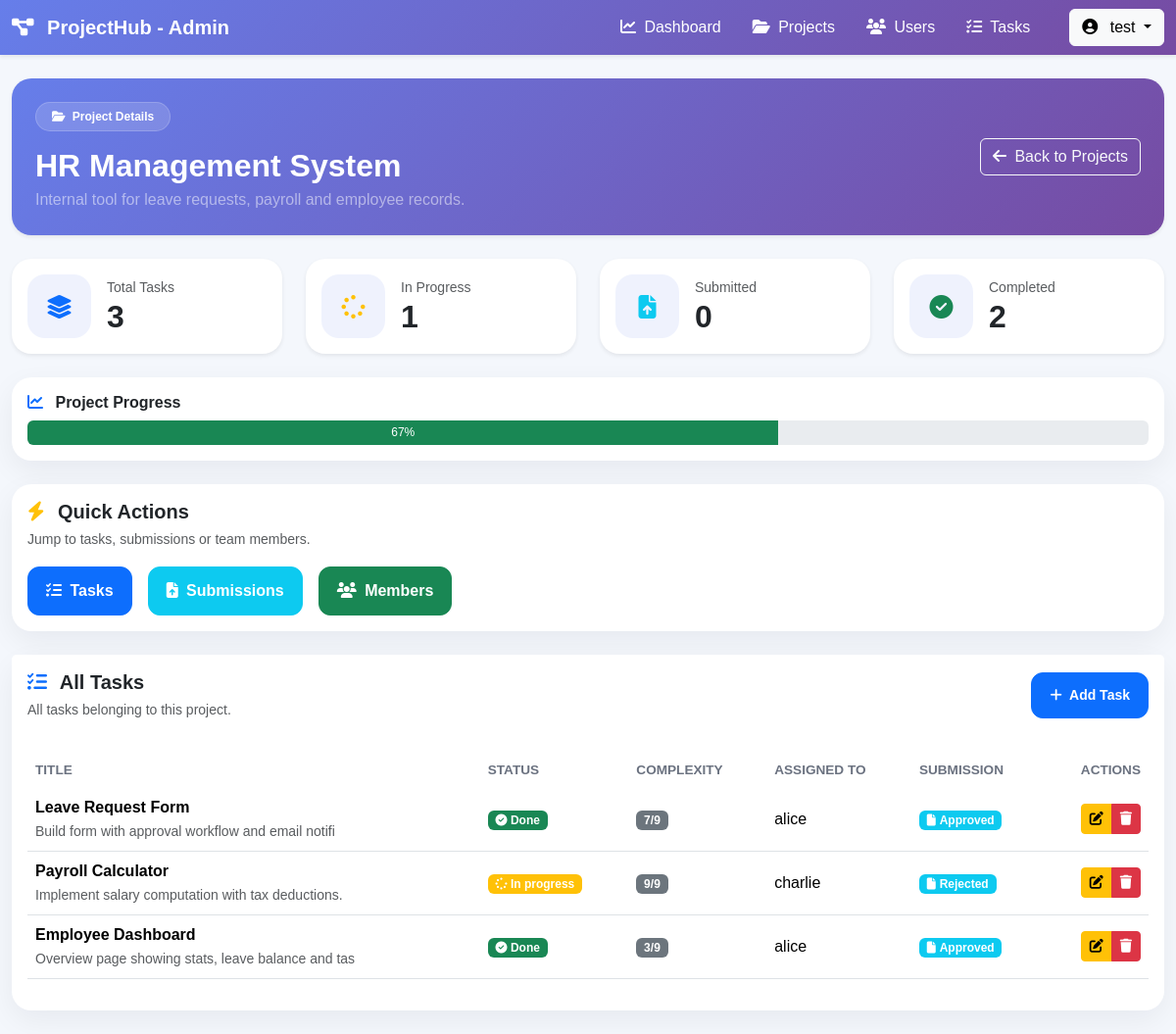
/controllers/projectController.php?action=show&id=3 (signed in), run on the app's committed database.
### tables this page shows
CREATE TABLE `projects` (
  `id` int(11) NOT NULL,
  `title` varchar(255) NOT NULL,
  `description` text DEFAULT NULL,
  `created_at` timestamp NOT NULL DEFAULT current_timestamp()
);

CREATE TABLE `tasks` (
  `id` int(11) NOT NULL,
  `title` varchar(255) NOT NULL,
  `description` text DEFAULT NULL,
  `status` enum('open','in_progress','submitted','done') DEFAULT 'open',
  `complexity` tinyint(4) NOT NULL CHECK (`complexity` between 1 and 9),
  `project_id` int(11) NOT NULL,
  `assigned_to` int(11) DEFAULT NULL,
  `created_at` timestamp NOT NULL DEFAULT current_timestamp()
);

CREATE TABLE `task_submissions` (
  `id` int(11) NOT NULL,
  `task_id` int(11) NOT NULL,
  `git_link` varchar(500) NOT NULL,
  `message` text DEFAULT NULL,
  `status` enum('pending','approved','rejected') DEFAULT 'pending',
  `created_at` timestamp NOT NULL DEFAULT current_timestamp()
);

### views/admin/projects/show.php (the view, shortened to what the rows shown need)
<!DOCTYPE html>
<html lang="en">
<head>
    <link href="https://cdn.jsdelivr.net/npm/bootstrap@5.3.3/dist/css/bootstrap.min.css" rel="stylesheet">
    <link rel="stylesheet" href="https://cdnjs.cloudflare.com/ajax/libs/font-awesome/6.4.0/css/all.min.css">
</head>
<body>
    <nav class="navbar navbar-expand-lg navbar-dark shadow-sm sticky-top"
        style="background: linear-gradient(135deg, #667eea, #764ba2);">
        <div class="container-fluid">
            <a class="navbar-brand fw-bold" href="#">
                <i class="fas fa-project-diagram me-2"></i>
                ProjectHub - Admin
            </a>
            <div class="collapse navbar-collapse" id="navbarContent">
                <div class="navbar-nav ms-auto align-items-lg-center">
                    <a href="../views/dashboard.php" class="nav-link text-white me-3 active">
                        <i class="fas fa-chart-line me-1"></i>
                        Dashboard
                    </a>
                    <a href="projectController.php?action=list" class="nav-link text-white me-3">
                        <i class="fas fa-folder-open me-1"></i>
                        Projects
                    </a>
                    <a href="userController.php?action=list" class="nav-link text-white me-3">
                        <i class="fas fa-users me-1"></i>
                        Users
                    </a>
                    <a href="taskController.php?action=list" class="nav-link text-white me-3">
                        <i class="fas fa-tasks me-1"></i>
                        Tasks
                    </a>
                    <div class="dropdown ms-lg-3">
                        <button class="btn btn-light dropdown-toggle" data-bs-toggle="dropdown">
                            <i class="fas fa-user-circle me-2"></i>
                            <?php echo htmlspecialchars($_SESSION['user']['username']); ?>
                        </button>
                    </div>
                </div>
            </div>
        </div>
    </nav>
    <div class="container-fluid py-4">
        <div class="row g-4">
            <div class="">
                <div class="welcome-box p-4 shadow-sm mb-4">
                    <div class="d-flex justify-content-between align-items-center flex-wrap gap-3">
                        <div>
                            <span class="badge project-badge rounded-pill px-3 py-2 mb-3">
                                <i class="fas fa-folder-open me-1"></i> Project Details
                            </span>
                            <h2 class="fw-bold mb-1">
                                <?php echo htmlspecialchars($project['title']); ?>
                            </h2>
                            <p class="mb-0 text-white-50">
                                <?php echo htmlspecialchars($project['description']); ?>
                            </p>
                        </div>
                        <div class="d-flex gap-2 flex-wrap">
                            <a href="../controllers/projectController.php?action=list" class="btn btn-outline-light">
                                <i class="fas fa-arrow-left me-1"></i> Back to Projects
                            </a>
                        </div>
                    </div>
                </div>
                <div class="row g-4 mb-4">
                    <div class="col-md-6 col-xl-3">
                        <div class="card dashboard-card shadow-sm h-100">
                            <div class="card-body d-flex align-items-center gap-3">
                                <div class="stat-icon text-primary">
                                    <i class="fas fa-layer-group"></i>
                                </div>
                                <div>
                                    <div class="text-muted small">Total Tasks</div>
                                    <div class="h2 fw-bold mb-0"><?php echo $totalTasks; ?></div>
                                </div>
                            </div>
                        </div>
                    </div>
                    <div class="col-md-6 col-xl-3">
                        <div class="card dashboard-card shadow-sm h-100">
                            <div class="card-body d-flex align-items-center gap-3">
                                <div class="stat-icon text-warning">
                                    <i class="fas fa-spinner"></i>
                                </div>
                                <div>
                                    <div class="text-muted small">In Progress</div>
                                    <div class="h2 fw-bold mb-0"><?php echo $inProgressTasks; ?></div>
                                </div>
                            </div>
                        </div>
                    </div>
                    <div class="col-md-6 col-xl-3">
                        <div class="card dashboard-card shadow-sm h-100">
                            <div class="card-body d-flex align-items-center gap-3">
                                <div class="stat-icon text-info">
                                    <i class="fas fa-file-upload"></i>
                                </div>
                                <div>
                                    <div class="text-muted small">Submitted</div>
                                    <div class="h2 fw-bold mb-0"><?php echo $submittedTasks; ?></div>
                                </div>
                            </div>
                        </div>
                    </div>
                    <div class="col-md-6 col-xl-3">
                        <div class="card dashboard-card shadow-sm h-100">
                            <div class="card-body d-flex align-items-center gap-3">
                                <div class="stat-icon text-success">
                                    <i class="fas fa-check-circle"></i>
                                </div>
                                <div>
                                    <div class="text-muted small">Completed</div>
                                    <div class="h2 fw-bold mb-0"><?php echo $doneTasks; ?></div>
                                </div>
                            </div>
                        </div>
                    </div>
                </div>
                <div class="card soft-card mb-4">
                    <div class="card-body">
                        <h6 class="section-title mb-2">
                            <i class="fas fa-chart-line text-primary me-2"></i> Project Progress
                        </h6>
                        <div class="progress" style="height: 25px;">
                            <div class="progress-bar bg-success" role="progressbar"
                                style="width: <?php echo $progress; ?>%"
                                aria-valuenow="<?php echo $progress; ?>" aria-valuemin="0" aria-valuemax="100">
                                <?php echo $progress; ?>%
                            </div>
                        </div>
                    </div>
                </div>
                <div class="card soft-card mb-4">
                    <div class="card-body">
                        <div class="d-flex justify-content-between align-items-center flex-wrap gap-3 mb-3">
                            <div>
                                <h5 class="section-title mb-1">
                                    <i class="fas fa-bolt text-warning me-2"></i> Quick Actions
                                </h5>
                                <small class="text-muted">Jump to tasks, submissions or team members.</small>
                            </div>
                        </div>
                        <div class="d-flex flex-wrap gap-3">
                            <button class="btn btn-primary quick-btn" onclick="showTab('tasks')">
                                <i class="fas fa-tasks me-1"></i> Tasks
                            </button>
                            <button class="btn btn-info text-white quick-btn" onclick="showTab('submissions')">
                                <i class="fas fa-file-upload me-1"></i> Submissions
                            </button>
                            <button class="btn btn-success quick-btn" onclick="showTab('members')">
                                <i class="fas fa-users me-1"></i> Members
                            </button>
                        </div>
                    </div>
                </div>
                <div class="tab-content" id="projectTabsContent">
                    <div class="tab-pane fade show active" id="tasks" role="tabpanel">
                        <div class="card soft-card">
                            <div class="card-header bg-white border-0 py-3 d-flex justify-content-between align-items-center">
                                <div>
                                    <h5 class="section-title mb-1">
                                        <i class="fas fa-tasks text-primary me-2"></i> All Tasks
                                    </h5>
                                    <small class="text-muted">All tasks belonging to this project.</small>
                                </div>
                                <?php if ($sessionRole === 'admin' || $sessionRole === 'manager'): ?>
                                <button class="btn btn-primary btn-sm quick-btn" data-bs-toggle="modal" data-bs-target="#addTaskModal">
                                    <i class="fas fa-plus me-1"></i> Add Task
                                </button>
                                <?php endif; ?>
                            </div>
                            <div class="card-body">
                                <?php if (empty($tasks)): ?>
                                    <div class="text-center py-5">
                                        <i class="fas fa-clipboard-list fa-3x text-muted mb-3"></i>
                                        <p class="text-muted mb-0">No tasks found for this project.</p>
                                    </div>
                                <?php else: ?>
                                <div class="table-responsive">
                                    <table class="table align-middle table-hover">
                                        <thead>
                                            <tr>
                                                <th>Title</th>
                                                <th>Status</th>
                                                <th>Complexity</th>
                                                <th>Assigned To</th>
                                                <th>Submission</th>
                                                <th class="text-end">Actions</th>
                                            </tr>
                                        </thead>
                                        <tbody>
                                        <?php foreach ($tasks as $task): ?>
                                            <?php
                                                $statusClass = 'secondary'; $statusIcon = 'circle';
                                                switch ($task['status']) {
                                                    case 'in_progress': $statusClass = 'warning'; $statusIcon = 'spinner';      break;
                                                    case 'done':        $statusClass = 'success'; $statusIcon = 'check-circle'; break;
                                                }
                                            ?>
                                            <tr>
                                                <td>
                                                    <strong><?php echo htmlspecialchars($task['title']); ?></strong><br>
                                                    <small class="text-muted"><?php echo htmlspecialchars(substr($task['description'], 0, 50)); ?></small>
                                                </td>
                                                <td>
                                                    <span class="badge bg-<?php echo $statusClass; ?>">
                                                        <i class="fas fa-<?php echo $statusIcon; ?>"></i>
                                                        <?php echo ucfirst(str_replace('_', ' ', $task['status'])); ?>
                                                    </span>
                                                </td>
                                                <td><span class="badge bg-secondary"><?php echo $task['complexity']; ?>/9</span></td>
                                                <td><?php echo htmlspecialchars($task['assignee_name']); ?></td>
                                                <td>
                                                    <?php if ($task['submission']): ?>
                                                        <span class="badge bg-info"><i class="fas fa-file me-1"></i><?php echo ucfirst($task['submission']['status']); ?></span>
                                                    <?php else: ?>
                                                        <span class="badge bg-secondary">None</span>
                                                    <?php endif; ?>
                                                </td>
                                                <td class="text-end">
                                                    <div class="btn-group btn-group-sm">
                                                        <a href="./taskController.php?action=update&id=<?php echo $task['id']; ?>" class="btn btn-warning" title="Edit">
                                                            <i class="fas fa-edit"></i>
                                                        </a>
                                                        <?php if ($sessionRole === 'admin' || $sessionRole === 'manager'): ?>
                                                        <a href="./taskController.php?action=delete&id=<?php echo $task['id']; ?>" class="btn btn-danger" title="Delete" onclick="return confirm('Are you sure?')">
                                                            <i class="fas fa-trash"></i>
                                                        </a>
                                                        <?php endif; ?>
                                                    </div>
                                                </td>
                                            </tr>
                                        <?php endforeach; ?>
                                        </tbody>
                                    </table>
                                </div>
                                <?php endif; ?>
                            </div>
                        </div>
                    </div>
                </div>
            </div>
        </div>
    </div>
</body>
</html>

### data on the page
projects: title "HR Management System", description "Internal tool for leave requests, payroll and employee records."
tasks: title "Leave Request Form", description "Build form with approval workflow and email notifi", status "Done", complexity "7", assignee_name "alice"
task_submissions: status "Approved"
tasks: title "Payroll Calculator", description "Implement salary computation with tax deductions.", status "In progress", complexity "9", assignee_name "charlie"
task_submissions: status "Rejected"
tasks: title "Employee Dashboard", description "Overview page showing stats, leave balance and tas", status "Done", complexity "3", assignee_name "alice"
task_submissions: status "Approved"

### other printed values
$_SESSION['user']['username'] "test"
$totalTasks "3"
$inProgressTasks "1"
$submittedTasks "0"
$doneTasks "2"
$progress "67"
